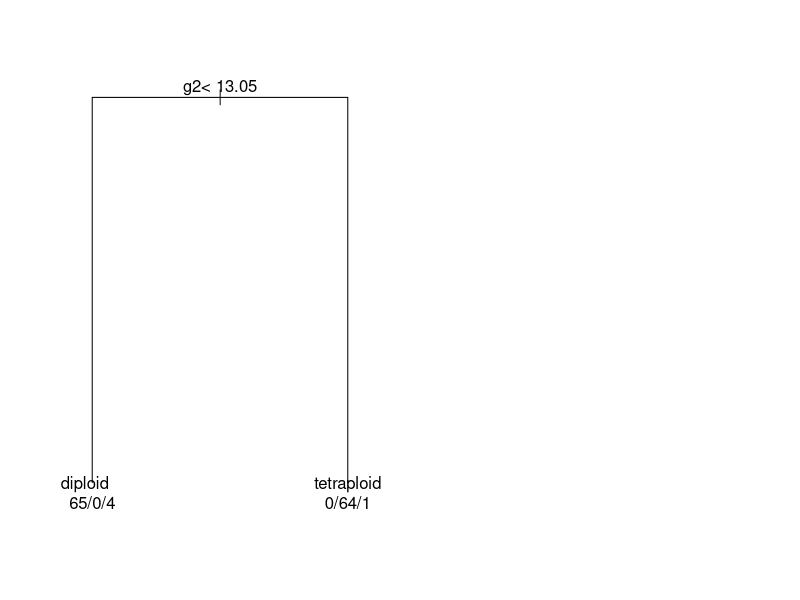

Write R code to recreate this figure.
require(survival)
library(e1071)
library(rpart)
library(class)

# Clear workspace
rm(list = ls())

set.seed(1984)

if (any(is.na(stagec))) {
  cat("\n with NA ",nrow(stagec), " rows \n")
  stagec = na.omit(stagec)
  cat("\n without NA ",nrow(stagec), " rows \n")
} else cat("\n No NA values \n")

L <- sample(1:nrow(stagec),round(nrow(stagec)/3))
train <- stagec[-L,]
test <- stagec[L,]

fit = rpart(ploidy ~ ., stagec)
par(mfrow = c(1,2), xpd = NA) # otherwise on some devices the text is clipped
plot(fit)
text(fit, use.n = TRUE)

pred = predict(fit,test,type="class")

c_matrix = table(pred,test$ploidy)
print(c_matrix)

cat('Accuracy: ', sum(diag(c_matrix))/sum(c_matrix)*100, ' %', "\n")
